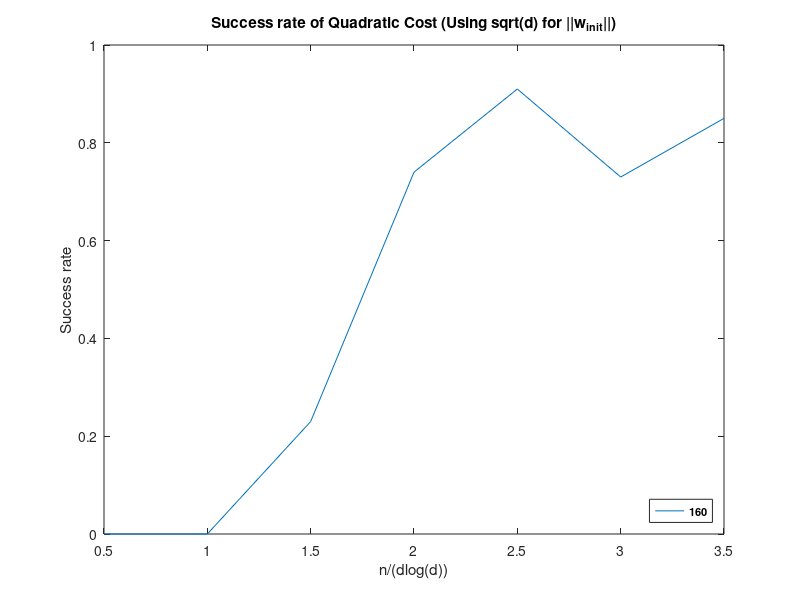

The MATLAB script that drew this image:

load('160_success_rate_iterations_sqrtsqrtd.mat');

%dimensions = {'20', '40', '80', '160', '320'};

dimensions = {'160'};

xAxis = lower_limit:step_size:upper_limit;
figure % opens new figure window


for i = 1:1
    
    
    
    plot(xAxis,success_rate_cell{i});
    
    hold on;
    
end

title('Success rate of Quadratic Cost (Using sqrt(d) for ||w_{init}||)')

l = legend(dimensions,'FontSize',8,'FontWeight','bold', 'Location','southeast');
%title(l,'dimension values')

xlabel('n/(dlog(d))')
ylabel('Success rate')

